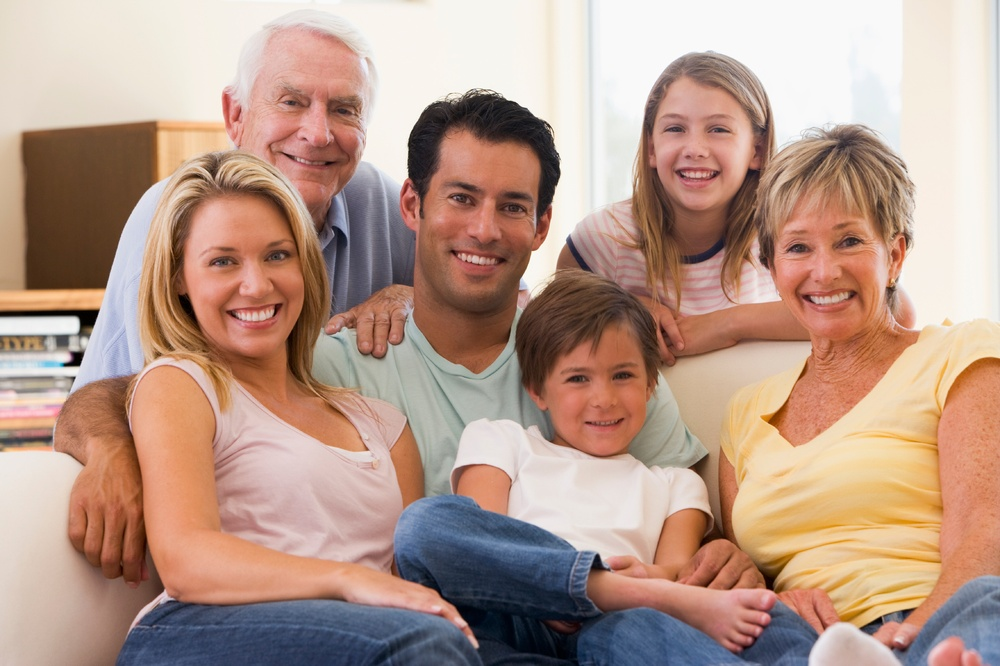
#> input picture families.jpg, 1000 x 666 px, shrunk from 2716 x 1810 before the run
$ jupyter execute Untitled8.ipynb   (shell and % lines are left out)
#> lines starting #> are read from the running program, lines starting #| are printed output that depends on the picture; after the words box and inside, x2 and y2 are one past the last pixel; in counts of white or black regions, pixels touching at a corner belong together
[cell 1]
import cv2
import matplotlib.pyplot as plt

img = cv2.imread('families.jpg')
#> img is the input picture: shape (666, 1000, 3); mean B, G, R 139.1, 153.6, 183.4
plt.imshow(cv2.cvtColor(img, cv2.COLOR_BGR2RGB))

[cell 2]
img.shape
#> Out = (666, 1000, 3)

[cell 3]
cascade_file = "haar.xml"
cascade = cv2.CascadeClassifier(cascade_file)
img_gray = cv2.cvtColor(img, cv2.COLOR_BGR2GRAY)
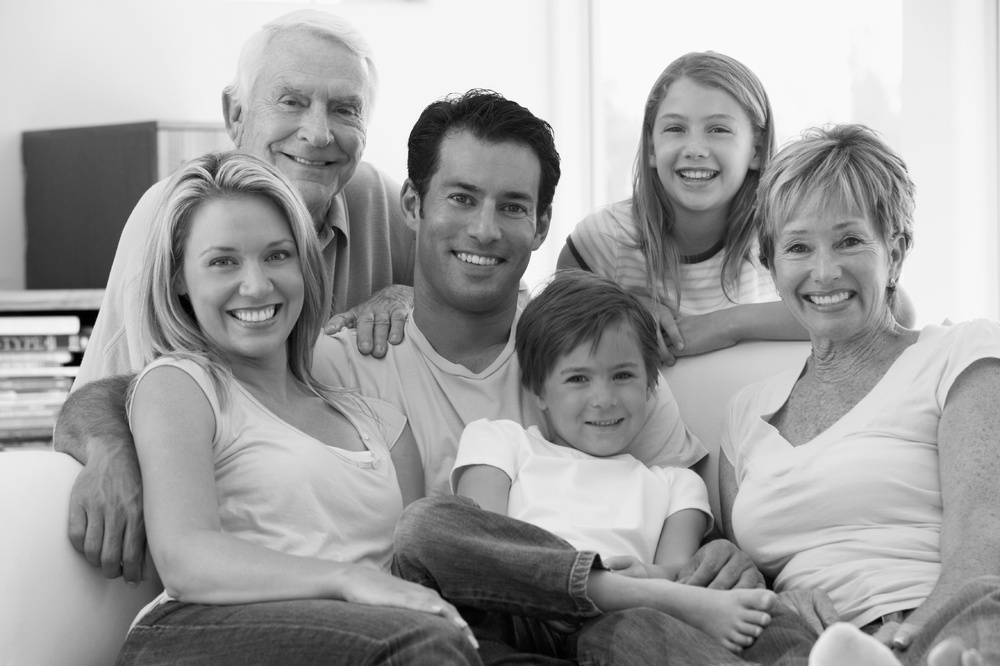
#> img_gray: shape (666, 1000); min 0, max 255, mean 160.9
face_list = cascade.detectMultiScale(img_gray, minSize=(150, 150))
#> face_list = [[401, 133, 173, 173], [166, 189, 174, 174]]

if len(face_list) == 0:
    print("no face !")
    quit()

for (x, y, w, h) in face_list:
    print("face 좌표: ", x, y, w, h)
    red = (0, 0, 255)
    cv2.rectangle(img, (x, y), (x + w, y + h), red, thickness=20)
#> this loop made 2 passes
#> (x, y, w, h, red) on passes 1 to 2: (401, 133, 173, 173, (0, 0, 255)), (166, 189, 174, 174, (0, 0, 255))
#| face 좌표:  401 133 173 173
#| face 좌표:  166 189 174 174
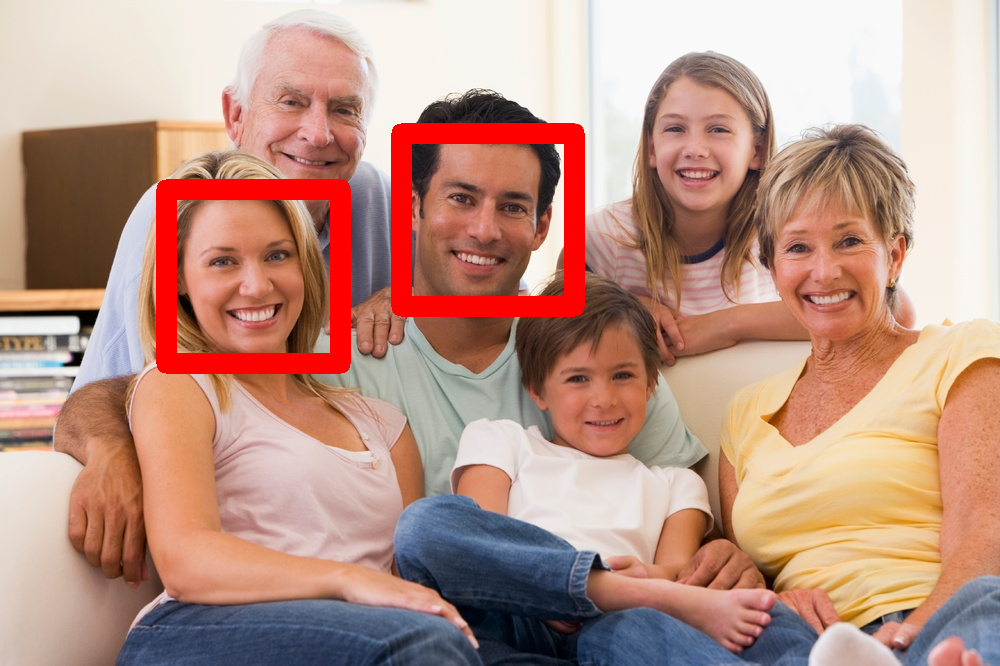
#> img: shape (666, 1000, 3); 4.34% of pixels changed, all inside (x1, y1, x2, y2) = (156, 123, 585, 374)

[cell 4]
cv2.imwrite("face-detect.png", img)
plt.imshow(cv2.cvtColor(img, cv2.COLOR_BGR2RGB))
plt.show()
